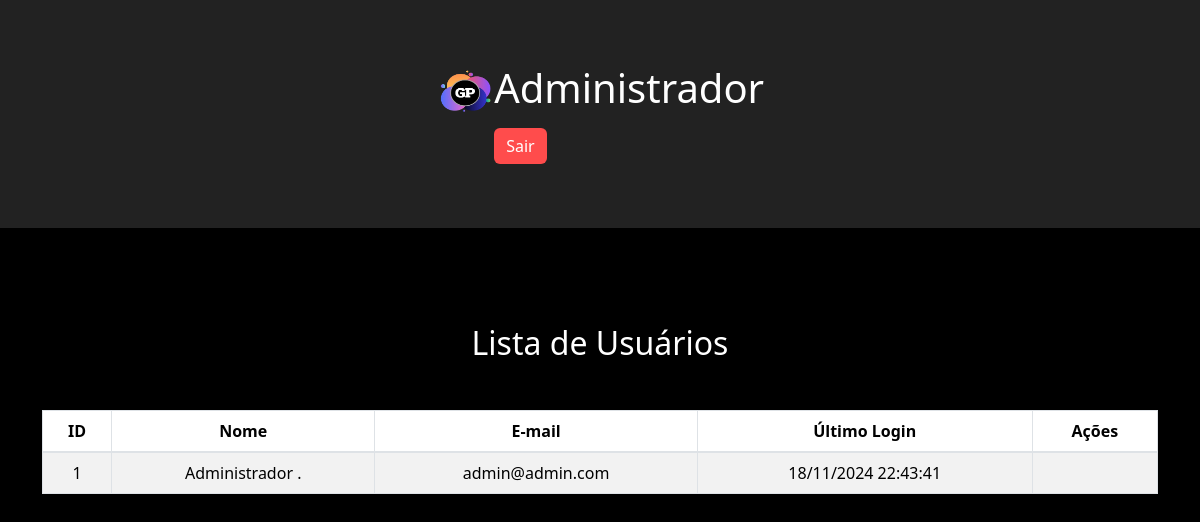
Page /admin (signed in) on the earlier database version.
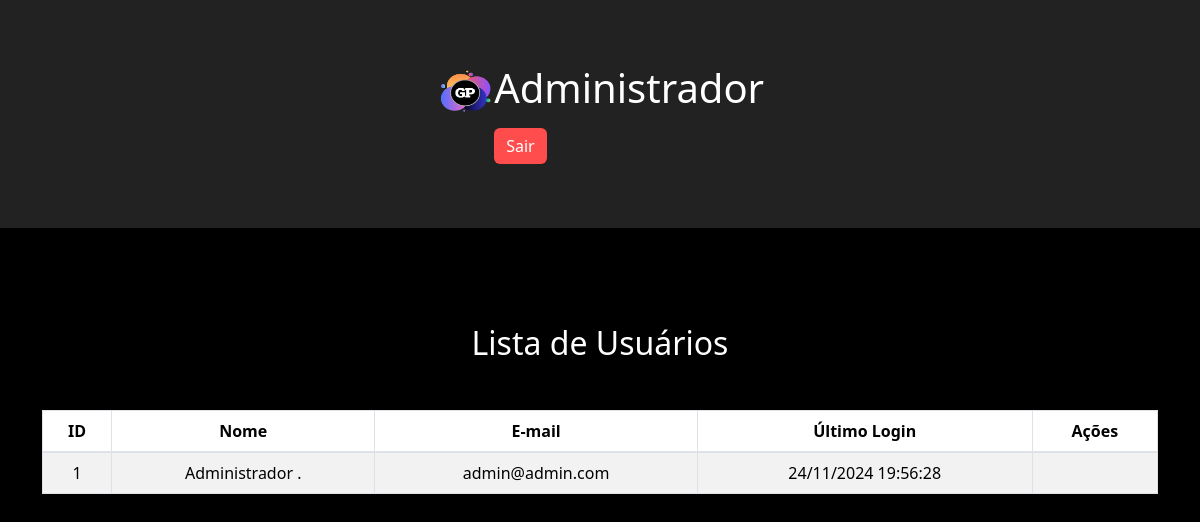
Same page on the later database version.
### network/models.py (models this page shows)
class User(db.Model, UserMixin):
    id = db.Column(db.Integer, primary_key=True)
    nome = db.Column(db.String, nullable=True)
    sobrenome = db.Column(db.String, nullable=True)
    email = db.Column(db.String, nullable=True)
    senha = db.Column(db.String, nullable=True)
    last_login = db.Column(db.DateTime, nullable=True)
    imagem = db.Column(db.String, nullable=True, default='default.png')
    posts = db.relationship('Post', backref='user', lazy=True)
    post_comentarios = db.relationship('PostComentarios', backref='user', lazy=True)

### network/routes.py (the view)
@app.route('/admin')
@login_required
def pagina_admin():
    usuarios = User.query.all()
    posts_por_mes = (
        db.session.query(
            func.strftime('%Y-%m', Post.data_criacao).label('mes'),
            func.count(Post.id).label('total')
        )
        .group_by('mes')
        .order_by('mes')
        .all()
    )
    labels = [mes_total.mes for mes_total in posts_por_mes]
    data = [mes_total.total for mes_total in posts_por_mes]
    return render_template('admin.html', usuarios=usuarios, labels=labels, data=data)

### network/models.py (called while the page is built)
@login_manager.user_loader
def load_user(user_id):
    return User.query.get(user_id)

### network/templates/admin.html (shortened to what this page needs)
<!DOCTYPE html>
<html lang="en">
<head>
    <link rel="stylesheet" href="https://stackpath.bootstrapcdn.com/bootstrap/4.5.2/css/bootstrap.min.css">
    <link rel="stylesheet" href="https://cdnjs.cloudflare.com/ajax/libs/font-awesome/6.0.0-beta3/css/all.min.css">
    <link href="https://cdn.jsdelivr.net/npm/bootstrap@5.3.3/dist/css/bootstrap.min.css" rel="stylesheet">
    <link rel="stylesheet" href="{{ url_for('static', filename='styles/styleAdmin.css') }}">
</head>
<body>
    <header>
        <div class="text-white p-3 d-flex">
            <div class="d-flex justify-content-between">
                <div>
                    <img src="{{ url_for('static', filename='assets/logo.png') }}" alt="Logo" class="img-fluid" style="max-height: 50px;">
                </div>
                <div>
                    <h1>Administrador</h1>
                    <div class="mt-3">
                        <a href="{{ url_for('logout') }}" class="btn btn-danger">Sair</a>
                    </div>
                </div>
            </div>
        </div>
    </header>
    <div class="container mt-5">
        <section id="userManagement">
            <h2 class="pt-5 text-white">Lista de Usuários</h2>
            <table class="table table-striped table-bordered mt-5">
                <thead>
                    <tr>
                        <th>ID</th>
                        <th>Nome</th>
                        <th>E-mail</th>
                        <th>Último Login</th>
                        <th>Ações</th>
                    </tr>
                </thead>
                <tbody>
                    {% for usuario in usuarios %}
                    <tr>
                        <td>{{ usuario.id }}</td>
                        <td>{{ usuario.nome }} {{ usuario.sobrenome }}</td>
                        <td>{{ usuario.email }}</td>
                        <td>{{ usuario.last_login.strftime('%d/%m/%Y %H:%M:%S') if usuario.last_login else 'Nunca' }}</td>
                        <td>
                        </td>
                    </tr>
                    {% else %}
                    <tr>
                        <td colspan="5">Nenhum usuário encontrado.</td>
                    </tr>
                    {% endfor %}
                </tbody>
            </table>
        </section>
    </div>
</body>
</html>

### network/static/styles/styleAdmin.css (style rules this page uses)
body { background-color: #000; color: #fff; }
header { padding: 3rem; display: flex; justify-content: center; background-color: #222; }
h2 { text-align: center; margin-top: 20px; }
table { background-color: #333; border-radius: 10px; }
th, td { text-align: center; padding: 12px; border-bottom: 1px solid #444; }
th { background-color: #444; color: #fff; }
td { color: #ccc; }
.btn-danger { background-color: #ff4c4c; border: none; }

Differences in the rows shown:
changed User "Administrador": last_login "18/11/2024 22:43:41" → "24/11/2024 19:56:28"
